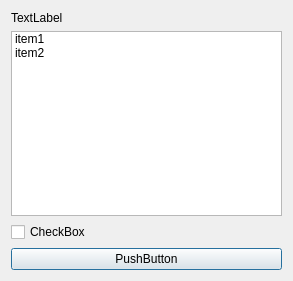
<?xml version="1.0" encoding="UTF-8"?>
<ui version="4.0">
 <class>DialogModeSelection</class>
 <widget class="QDialog" name="DialogModeSelection">
  <property name="geometry">
   <rect>
    <x>0</x>
    <y>0</y>
    <width>293</width>
    <height>281</height>
   </rect>
  </property>
  <property name="sizePolicy">
   <sizepolicy hsizetype="Minimum" vsizetype="Minimum">
    <horstretch>0</horstretch>
    <verstretch>0</verstretch>
   </sizepolicy>
  </property>
  <property name="windowTitle">
   <string>Dialog</string>
  </property>
  <layout class="QGridLayout" name="gridLayout">
   <item row="2" column="2">
    <widget class="QCheckBox" name="checkDefaultSelection">
     <property name="text">
      <string>CheckBox</string>
     </property>
    </widget>
   </item>
   <item row="0" column="2">
    <widget class="QLabel" name="labelSubtitle">
     <property name="text">
      <string>TextLabel</string>
     </property>
    </widget>
   </item>
   <item row="1" column="2">
    <widget class="QListWidget" name="listOptions">
     <property name="sizePolicy">
      <sizepolicy hsizetype="Expanding" vsizetype="Preferred">
       <horstretch>0</horstretch>
       <verstretch>0</verstretch>
      </sizepolicy>
     </property>
     <property name="autoScrollMargin">
      <number>6</number>
     </property>
     <item>
      <property name="text">
       <string>item1</string>
      </property>
     </item>
     <item>
      <property name="text">
       <string>item2</string>
      </property>
     </item>
    </widget>
   </item>
   <item row="3" column="2">
    <widget class="QPushButton" name="buttonContinue">
     <property name="text">
      <string>PushButton</string>
     </property>
    </widget>
   </item>
  </layout>
 </widget>
 <tabstops>
  <tabstop>listOptions</tabstop>
  <tabstop>checkDefaultSelection</tabstop>
  <tabstop>buttonContinue</tabstop>
 </tabstops>
 <resources/>
 <connections/>
</ui>
